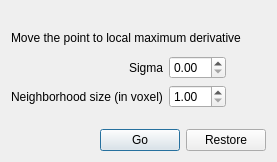
<?xml version="1.0" encoding="UTF-8"?>
<ui version="4.0">
 <class>DialogMovePoint</class>
 <widget class="QDialog" name="DialogMovePoint">
  <property name="geometry">
   <rect>
    <x>0</x>
    <y>0</y>
    <width>298</width>
    <height>162</height>
   </rect>
  </property>
  <property name="windowTitle">
   <string>Move Point</string>
  </property>
  <layout class="QVBoxLayout" name="verticalLayout">
   <property name="sizeConstraint">
    <enum>QLayout::SetFixedSize</enum>
   </property>
   <item>
    <widget class="QLabel" name="labelInfo">
     <property name="text">
      <string/>
     </property>
     <property name="alignment">
      <set>Qt::AlignCenter</set>
     </property>
    </widget>
   </item>
   <item>
    <widget class="QLabel" name="label_3">
     <property name="text">
      <string>Move the point to local maximum derivative</string>
     </property>
    </widget>
   </item>
   <item>
    <spacer name="verticalSpacer_2">
     <property name="orientation">
      <enum>Qt::Vertical</enum>
     </property>
     <property name="sizeType">
      <enum>QSizePolicy::Fixed</enum>
     </property>
     <property name="sizeHint" stdset="0">
      <size>
       <width>20</width>
       <height>5</height>
      </size>
     </property>
    </spacer>
   </item>
   <item>
    <layout class="QGridLayout" name="gridLayout">
     <item row="0" column="0">
      <widget class="QLabel" name="label">
       <property name="text">
        <string>Sigma</string>
       </property>
       <property name="alignment">
        <set>Qt::AlignRight|Qt::AlignTrailing|Qt::AlignVCenter</set>
       </property>
      </widget>
     </item>
     <item row="0" column="1">
      <widget class="QDoubleSpinBox" name="spinBoxSigma">
       <property name="maximum">
        <double>99.000000000000000</double>
       </property>
       <property name="singleStep">
        <double>0.250000000000000</double>
       </property>
      </widget>
     </item>
     <item row="1" column="1">
      <widget class="QDoubleSpinBox" name="spinBoxSize">
       <property name="minimum">
        <double>1.000000000000000</double>
       </property>
       <property name="maximum">
        <double>10.000000000000000</double>
       </property>
       <property name="singleStep">
        <double>0.250000000000000</double>
       </property>
      </widget>
     </item>
     <item row="1" column="0">
      <widget class="QLabel" name="label_2">
       <property name="text">
        <string>Neighborhood size (in voxel)</string>
       </property>
      </widget>
     </item>
     <item row="0" column="2">
      <spacer name="horizontalSpacer_2">
       <property name="orientation">
        <enum>Qt::Horizontal</enum>
       </property>
       <property name="sizeHint" stdset="0">
        <size>
         <width>40</width>
         <height>20</height>
        </size>
       </property>
      </spacer>
     </item>
    </layout>
   </item>
   <item>
    <spacer name="verticalSpacer">
     <property name="orientation">
      <enum>Qt::Vertical</enum>
     </property>
     <property name="sizeType">
      <enum>QSizePolicy::Fixed</enum>
     </property>
     <property name="sizeHint" stdset="0">
      <size>
       <width>20</width>
       <height>15</height>
      </size>
     </property>
    </spacer>
   </item>
   <item>
    <layout class="QHBoxLayout" name="horizontalLayout">
     <item>
      <spacer name="horizontalSpacer">
       <property name="orientation">
        <enum>Qt::Horizontal</enum>
       </property>
       <property name="sizeHint" stdset="0">
        <size>
         <width>40</width>
         <height>20</height>
        </size>
       </property>
      </spacer>
     </item>
     <item>
      <widget class="QPushButton" name="pushButtonGo">
       <property name="text">
        <string>Go</string>
       </property>
      </widget>
     </item>
     <item>
      <widget class="QPushButton" name="pushButtonRestore">
       <property name="text">
        <string>Restore</string>
       </property>
      </widget>
     </item>
    </layout>
   </item>
  </layout>
 </widget>
 <resources/>
 <connections/>
</ui>
